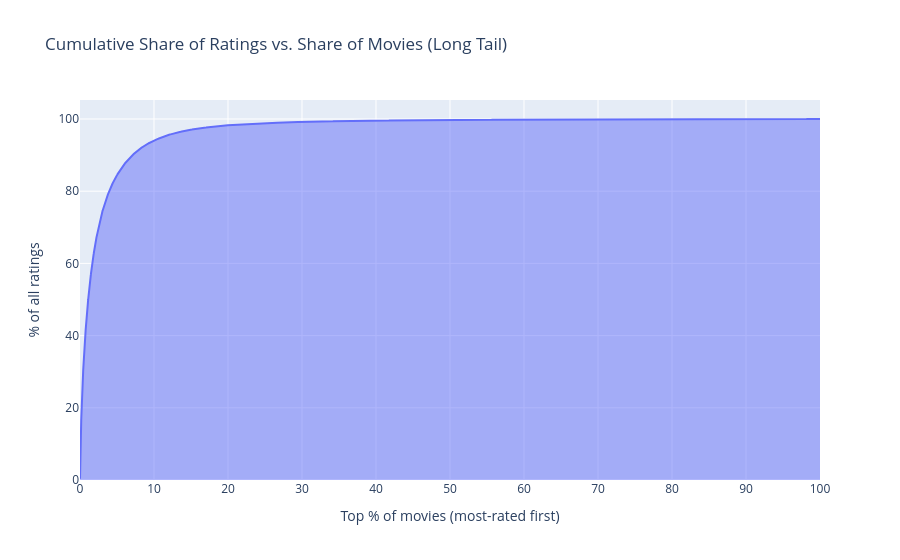

Notebook code for this chart:
### Markdown cell above
### Long-tail concentration (Pareto)

How concentrated are ratings on the most popular movies? The cumulative curve below
makes the sparsity tangible — a small fraction of titles absorbs most of the ratings,
which is precisely why content signals matter for the rest of the catalogue.

### Code cell
sorted_counts = np.sort(item_counts["n_ratings"].values)[::-1]
cum_share     = np.cumsum(sorted_counts) / sorted_counts.sum()
movie_share   = np.arange(1, len(cum_share) + 1) / len(cum_share) * 100

fig = px.area(
    x=movie_share, y=cum_share * 100,
    title="Cumulative Share of Ratings vs. Share of Movies (Long Tail)",
    labels={"x": "Top % of movies (most-rated first)", "y": "% of all ratings"},
)
save_fig(fig, "12_long_tail_pareto")

for pct in [1, 5, 10, 20]:
    share = cum_share[int(pct / 100 * len(cum_share)) - 1] * 100
    print(f"Top {pct:>2}% of movies  ->  {share:.1f}% of all ratings")

### Figure 1 — Plotly figure (JSON) as saved in the notebook; plotly's stock layout.template omitted (floating-point values rounded to 4 significant figures; data arrays with more than 128 entries replaced by an {"elided": "..."} marker saying what was removed)
{"data": [{"fillpattern": {"shape": ""}, "hovertemplate": "Top % of movies (most-rated first)=%{x}<br>% of all ratings=%{y}<extra></extra>", "legendgroup": "", "line": {"color": "#636efa"}, "marker": {"symbol": "circle"}, "mode": "lines", "name": "", "orientation": "v", "showlegend": false, "stackgroup": "1", "type": "scatter", "x": {"elided": "59047 float values"}, "xaxis": "x", "y": {"elided": "59047 float values"}, "yaxis": "y"}], "layout": {"legend": {"tracegroupgap": 0}, "title": {"text": "Cumulative Share of Ratings vs. Share of Movies (Long Tail)"}, "xaxis": {"anchor": "y", "domain": [0, 1], "title": {"text": "Top % of movies (most-rated first)"}}, "yaxis": {"anchor": "x", "domain": [0, 1], "title": {"text": "% of all ratings"}}}}
